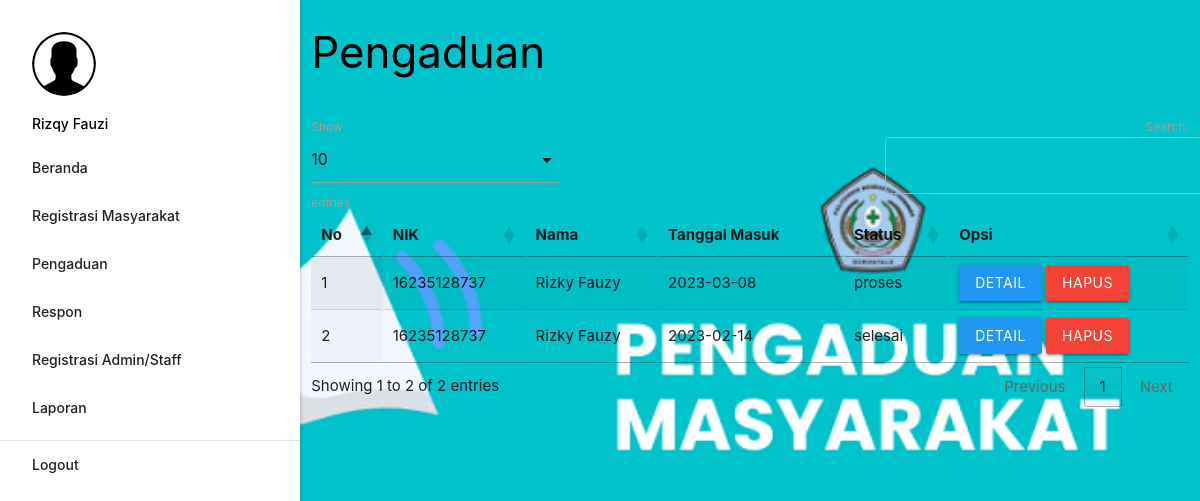
The page /admin/index.php?p=pengaduan (signed in) on the database its author committed.
### tables this page shows
CREATE TABLE `pengaduan` (
  `id_pengaduan` int(5) NOT NULL,
  `tgl_pengaduan` date NOT NULL,
  `nik` char(16) NOT NULL,
  `isi_laporan` text NOT NULL,
  `foto` varchar(255) NOT NULL,
  `status` enum('0','proses','selesai') NOT NULL
);

CREATE TABLE `masyarakat` (
  `nik` char(16) NOT NULL,
  `nama` varchar(35) NOT NULL,
  `username` varchar(25) NOT NULL,
  `password` varchar(32) NOT NULL,
  `telp` varchar(13) NOT NULL
);

### admin/pengaduan.php (the view, shortened to what this page needs)
       <div class="row">
         <div class="col s12 m9">
           <h3 class="black-text">Pengaduan</h3>
         </div>
       </div>
       <table id="example" class="display responsive-table" style="width:100%">
         <thead>
             <tr>
			<th>No</th>
			<th>NIK</th>
			<th>Nama</th>
			<th>Tanggal Masuk</th>
			<th>Status</th>
			<th>Opsi</th>
             </tr>
         </thead>
         <tbody>
<?php
	$no=1;
	$query = mysqli_query($koneksi,"SELECT * FROM pengaduan INNER JOIN masyarakat ON pengaduan.nik=masyarakat.nik ORDER BY pengaduan.id_pengaduan DESC");
	while ($r=mysqli_fetch_assoc($query)) { ?>
	<tr>
		<td><?php echo $no++; ?></td>
		<td><?php echo $r['nik']; ?></td>
		<td><?php echo $r['nama']; ?></td>
		<td><?php echo $r['tgl_pengaduan']; ?></td>
		<td><?php echo $r['status']; ?></td>
		<td><a class="btn modal-trigger blue" href="#more?id_pengaduan=<?php echo $r['id_pengaduan'] ?>">Detail</a>  <a class="btn red" onclick="return confirm('Anda Yakin Ingin Menghapus Y/N')" href="index.php?p=pengaduan_hapus&id_pengaduan=<?php echo $r['id_pengaduan'] ?>">Hapus</a></td>
	</tr>
           <?php  }
            ?>
         </tbody>
       </table>

### admin/index.php (shortened to what this page needs)
<?php
	include '../conn/koneksi.php';
 ?>
  <!DOCTYPE html>
  <html>
    <head>
      <link type="text/css" rel="stylesheet" href="../css/materialize.min.css"  media="screen,projection"/>
      <link rel="stylesheet" href="https://cdnjs.cloudflare.com/ajax/libs/materialize/1.0.0/css/materialize.min.css">
      <link rel="stylesheet" type="text/css" href="https://cdn.datatables.net/1.10.19/css/jquery.dataTables.css">
    </head>
    <body style="background:url(../img/poto1.png); background-size: cover;">
    <div class="row">
      <div class="col s12 m3">
          <ul id="slide-out" class="sidenav sidenav-fixed">
              <li>
                  <div class="user-view">
                      <div class="background">
                          <img src="../img/bgnavbar1.png">
                      </div>
                      <a href="#user"><img class="circle" src="../img/avataruser.png"></a>
                      <a href="#name"><span class="black-text name"><?php echo ucwords($_SESSION['data']['nama_petugas']); ?></span></a>
                  </div>
              </li>
              <li><a href="index.php?p=dashboard">Beranda</a></li>
              <li><a href="index.php?p=registrasi">Registrasi Masyarakat</a></li>
              <li><a href="index.php?p=pengaduan">Pengaduan</a></li>
              <li><a href="index.php?p=respon">Respon</a></li>
              <li><a href="index.php?p=user">Registrasi Admin/Staff</a></li>
              <li><a href="index.php?p=laporan">Laporan</a></li>
              <li>
                  <div class="divider"></div>
              </li>
              <li><a class="waves-effect" href="../index.php?p=logout">Logout</a></li>
          </ul>
          <a href="#" data-target="slide-out" class="btn sidenav-trigger"><i class="material-icons">menu</i></a>
      </div>
      <div class="col s12 m9">
	<?php
		if(@$_GET['p']==""){
			include_once 'dashboard.php';
		}
		elseif(@$_GET['p']=="dashboard"){
			include_once 'dashboard.php';
		}
		elseif(@$_GET['p']=="registrasi"){
			include_once 'registrasi.php';
		}
		elseif(@$_GET['p']=="regis_hapus"){
			$query = mysqli_query($koneksi,"DELETE FROM masyarakat WHERE nik='".$_GET['nik']."'");
			if($query){
				header('location:index.php?p=registrasi');
			}
		}
		elseif(@$_GET['p']=="pengaduan"){
			include_once 'pengaduan.php';
		}
		elseif(@$_GET['p']=="more"){
			include_once 'more.php';
		}
		elseif(@$_GET['p']=="respon"){
			include_once 'respon.php';
		}
		elseif(@$_GET['p']=="tanggapan_hapus"){
			$query = mysqli_query($koneksi,"DELETE FROM tanggapan WHERE id_tanggapan='".$_GET['id_tanggapan']."'");
			if($query){
				header('location:index.php?p=respon');
			}
		}
		elseif(@$_GET['p']=="user"){
			include_once 'user.php';
		}
		elseif(@$_GET['p']=="user_input"){
			include_once 'user_input.php';
		}
		elseif(@$_GET['p']=="user_edit"){
			include_once 'user_edit.php';
		}
		elseif(@$_GET['p']=="user_hapus"){
			$query = mysqli_query($koneksi,"DELETE FROM petugas WHERE id_petugas='".$_GET['id_petugas']."'");
			if($query){
				header('location:index.php?p=user');
			}
		}
		elseif(@$_GET['p']=="laporan"){
			include_once 'laporan.php';
		}
	 ?>
      </div>
    </div>
    </body>
  </html>

### rows shown on the page
pengaduan: masyarakat.nik "16235128737", masyarakat.nama "Rizky Fauzy", tgl_pengaduan "2023-03-08", status "proses"
pengaduan: masyarakat.nik "16235128737", masyarakat.nama "Rizky Fauzy", tgl_pengaduan "2023-02-14", status "selesai"

### other values the page prints
$_SESSION['data']['nama_petugas'] "Rizqy Fauzi"
